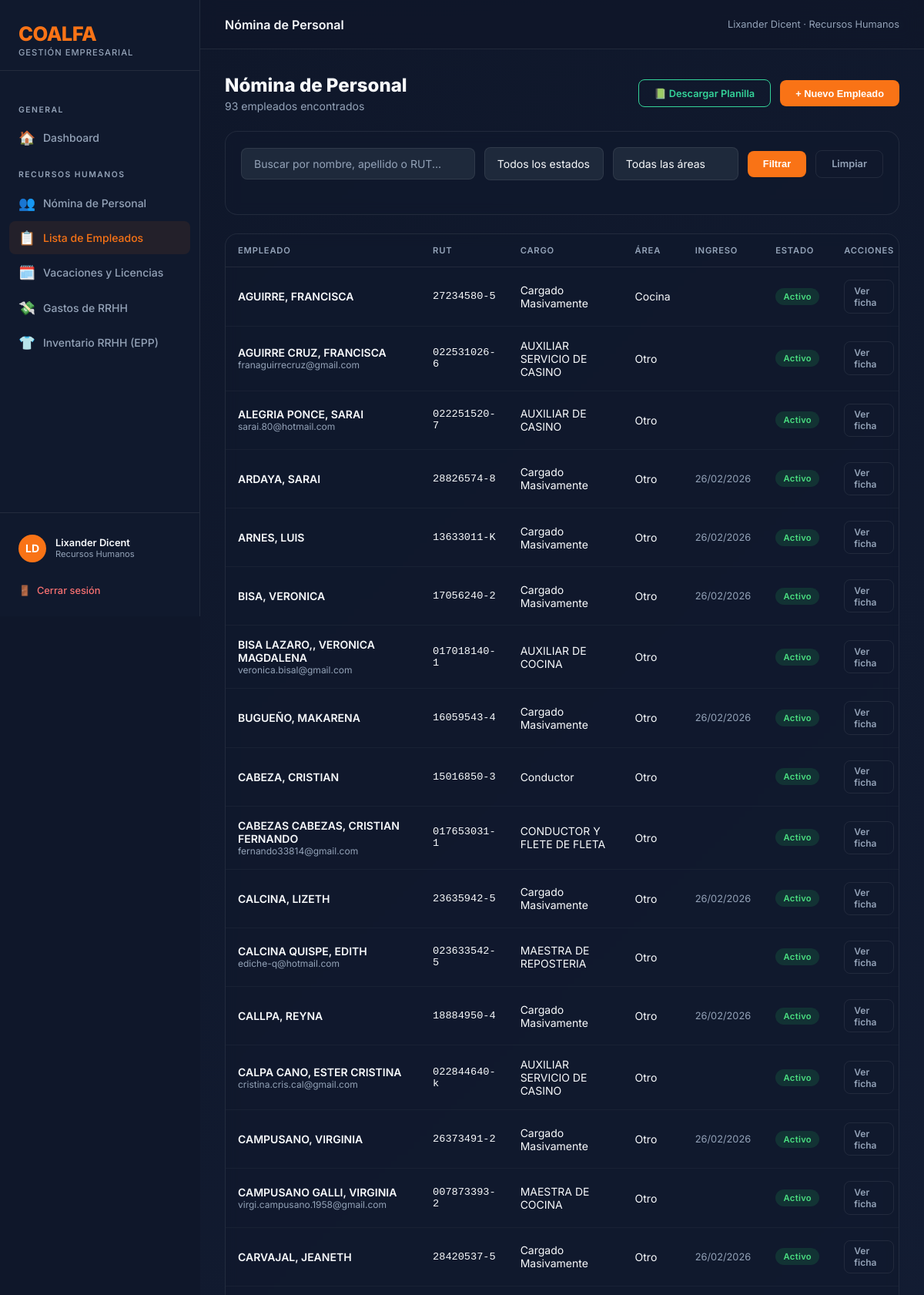
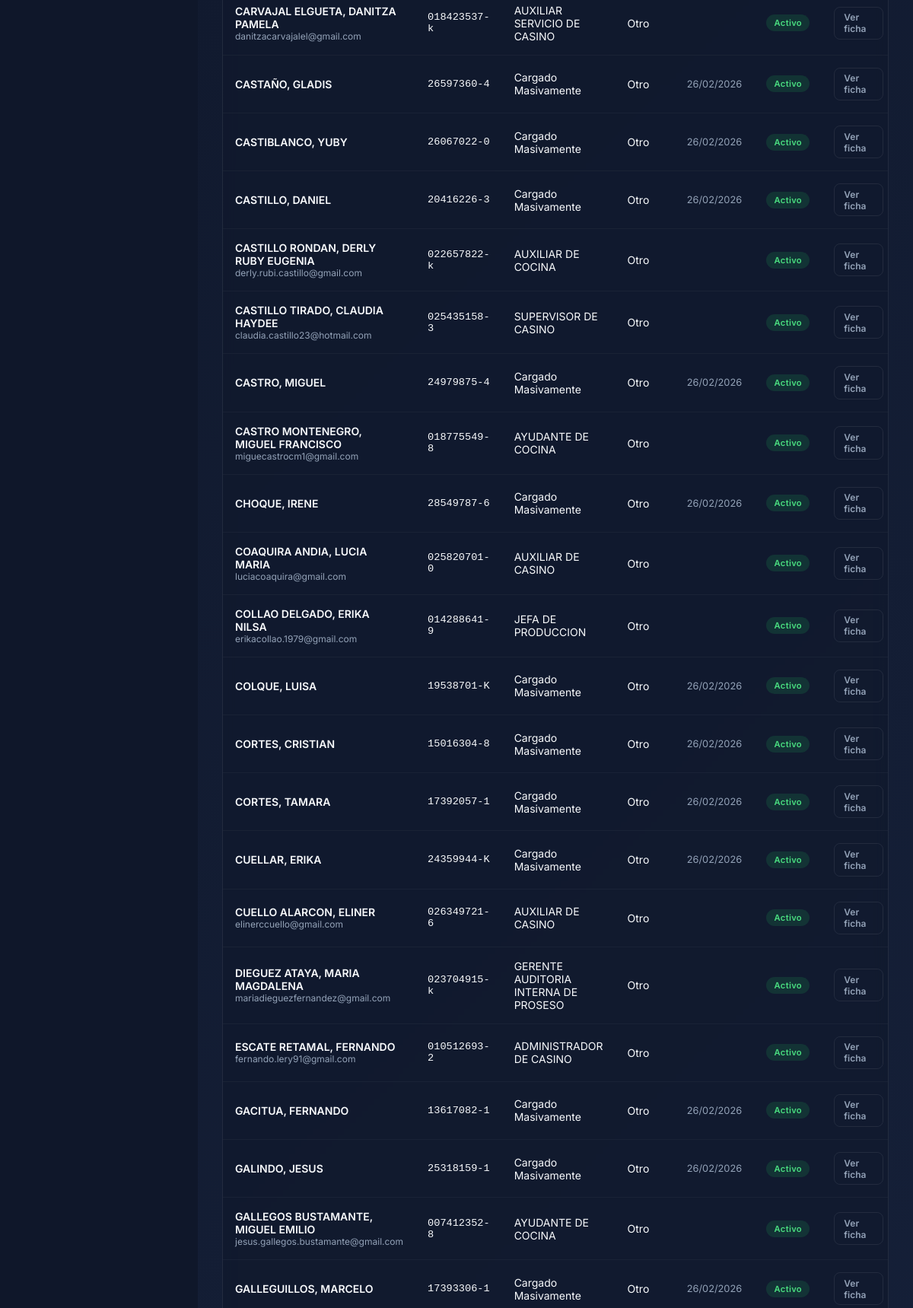
/rrhh/empleados/ (signed in, upper part), run on the app's committed database (2 pictures, top to bottom).
### coalfa/models.py (models this page shows, shortened)
class Usuario(AbstractBaseUser, PermissionsMixin):
    ROL_CHOICES = [
        ("ADMIN", "Administrador"),
        ("RRHH", "Recursos Humanos"),
        ("OPERACIONAL", "Operacional"),
        ("GERENTE", "Gerente"),
    ]
    rut = models.CharField(max_length=12, unique=True, verbose_name="RUT", validators=[rut_validator])
    nombre = models.CharField(max_length=60, verbose_name="Nombre")
    apellido = models.CharField(max_length=60, verbose_name="Apellido")
    rol = models.CharField(max_length=15, choices=ROL_CHOICES, default="RRHH", verbose_name="Rol")
    is_active = models.BooleanField(default=True, verbose_name="Activo")
    is_staff = models.BooleanField(default=False, verbose_name="Es staff")
    solicitud_pendiente = models.BooleanField(default=False, verbose_name="Solicitud pendiente de aprobación")
    date_joined = models.DateTimeField(default=timezone.now, verbose_name="Fecha de registro")
    USERNAME_FIELD = "rut"
    REQUIRED_FIELDS = ["nombre", "apellido"]
    objects = UsuarioManager()
    def get_full_name(self):
        return f"{self.nombre} {self.apellido}"
    class Meta:
        verbose_name = "Usuario"
        verbose_name_plural = "Usuarios"

### rrhh/models.py (models this page shows, shortened)
class Empleado(models.Model):
    ESTADO_CHOICES = [
        ("ACTIVO", "Activo"),
        ("VACACIONES", "En Vacaciones"),
        ("LICENCIA", "Con Licencia"),
        ("FINIQUITADO", "Finiquitado"),
    ]
    AREA_CHOICES = [
        ("BODEGA", "Bodega"),
        ("COCINA", "Cocina"),
        ("REPOSTERIA", "Repostería"),
        ("LINEA", "Línea"),
        ("ADMINISTRACION", "Administración"),
        ("RRHH", "Recursos Humanos"),
        ("OTRO", "Otro"),
    ]
    nombre = models.CharField(max_length=100)
    apellido = models.CharField(max_length=100)
    rut = models.CharField(max_length=12, unique=True, validators=[rut_validator])
    cargo = models.CharField(max_length=100)
    area = models.CharField(max_length=20, choices=AREA_CHOICES, default="OTRO")
    email = models.EmailField(blank=True, null=True)
    telefono = models.CharField(max_length=20, blank=True, null=True)
    estado = models.CharField(max_length=15, choices=ESTADO_CHOICES, default="ACTIVO", db_index=True)
    fecha_ingreso = models.DateField(null=True, blank=True)
    fecha_nacimiento = models.DateField(null=True, blank=True)
    nacionalidad = models.CharField(max_length=50, blank=True)
    direccion = models.CharField(max_length=255, blank=True)
    estado_civil = models.CharField(max_length=20, blank=True)
    fecha_contrato = models.DateField(null=True, blank=True)
    anexo_1 = models.DateField(null=True, blank=True)
    anexo_2 = models.DateField(null=True, blank=True)
    turno = models.CharField(max_length=50, blank=True)
    horario = models.CharField(max_length=100, blank=True)
    emergencia_nombre = models.CharField(max_length=100, blank=True)
    emergencia_telefono = models.CharField(max_length=20, blank=True)
    observaciones = models.TextField(blank=True)
    foto = models.ImageField(upload_to="empleados/fotos/", blank=True, null=True)
    class Meta:
        verbose_name = "Empleado"
        verbose_name_plural = "Empleados"
        ordering = ["apellido", "nombre"]

### rrhh/views.py (the view)
# urls.py: path("empleados/", views.lista_empleados, name="rrhh_lista_empleados"),
@rrhh_required
def lista_empleados(request):
    empleados = Empleado.objects.all()
    estado = request.GET.get("estado", "")
    area = request.GET.get("area", "")
    q = request.GET.get("q", "")
    if estado:
        empleados = empleados.filter(estado=estado)
    if area:
        empleados = empleados.filter(area=area)
    if q:
        empleados = empleados.filter(nombre__icontains=q) | empleados.filter(apellido__icontains=q) | empleados.filter(rut__icontains=q)
    nuevo_form = EmpleadoForm()
    if request.method == "POST" and "crear_empleado" in request.POST:
        nuevo_form = EmpleadoForm(request.POST, request.FILES)
        if nuevo_form.is_valid():
            emp = nuevo_form.save()
            messages.success(request, f"✅ Empleado {emp.nombre} {emp.apellido} registrado correctamente.")
            return redirect("rrhh_lista_empleados")
    context = {
        "empleados": empleados, "estado": estado, "area": area, "q": q,
        "estados": Empleado.ESTADO_CHOICES, "areas": Empleado.AREA_CHOICES,
        "nuevo_form": nuevo_form,
        "show_modal": (request.method == "POST" and "crear_empleado" in request.POST) or (request.GET.get("nuevo") == "1"),
    }
    return render(request, "rrhh/lista_empleados.html", context)

### coalfa/context_processors.py (called while the page is built)
def solicitudes_pendientes(request):
    if request.user.is_authenticated and getattr(request.user, 'rol', None) == 'ADMIN':
        count = Usuario.objects.filter(solicitud_pendiente=True).count()
        return {'solicitudes_count': count}
    return {}

### rrhh/templates/rrhh/lista_empleados.html (shortened to what this page needs)
{% extends 'base.html' %}
{% block topbar_title %}Nómina de Personal{% endblock %}
{% block nav_empleados %}active{% endblock %}
{% block content %}
<div style="display:flex;justify-content:space-between;align-items:center;margin-bottom:1.5rem;flex-wrap:wrap;gap:1rem;">
    <div>
        <h1 class="page-title">Nómina de Personal</h1>
        <p class="page-subtitle" style="margin-bottom:0;">{{ empleados.count }} empleado{{ empleados.count|pluralize:"s" }} encontrado{{ empleados.count|pluralize:"s" }}</p>
    </div>
    <div style="display:flex; gap:0.75rem; align-items:center;">
        <a href="{% url 'rrhh_exportar_excel' %}" class="btn btn-ghost" style="border-color:var(--success); color:var(--success);">📗 Descargar Planilla</a>
        <button onclick="openModal('modalNuevoEmpleado')" class="btn btn-primary">+ Nuevo Empleado</button>
    </div>
</div>
<form method="get" class="card" style="padding:1.25rem;margin-bottom:1.5rem;">
    <div class="filter-bar">
        <input type="text" name="q" value="{{ q }}" placeholder="Buscar por nombre, apellido o RUT..."
            class="form-control search-input">
        <select name="estado" class="form-control" style="width:auto;">
            <option value="">Todos los estados</option>
        </select>
        <select name="area" class="form-control" style="width:auto;">
            <option value="">Todas las áreas</option>
        </select>
        <button type="submit" class="btn btn-primary">Filtrar</button>
        <a href="{% url 'rrhh_lista_empleados' %}" class="btn btn-ghost">Limpiar</a>
    </div>
</form>
<div class="card" style="padding:0;">
    <div class="table-wrap">
        <table>
            <thead>
                <tr>
                    <th>Empleado</th>
                    <th>RUT</th>
                    <th>Cargo</th>
                    <th>Área</th>
                    <th>Ingreso</th>
                    <th>Estado</th>
                    <th>Acciones</th>
                </tr>
            </thead>
            <tbody>
                {% for emp in empleados %}
                <tr>
                    <td>
                        <div style="font-weight:600;">{{ emp.apellido }}, {{ emp.nombre }}</div>
                        {% if emp.email %}<div style="font-size:0.75rem;color:var(--text-muted);">{{ emp.email }}</div>
                        {% endif %}
                    </td>
                    <td style="font-family:monospace;font-size:0.85rem;">{{ emp.rut }}</td>
                    <td>{{ emp.cargo }}</td>
                    <td>{{ emp.get_area_display }}</td>
                    <td style="font-size:0.8rem;color:var(--text-muted);">{{ emp.fecha_ingreso|date:"d/m/Y" }}</td>
                    <td>
                        <span class="badge badge-{{ emp.estado|lower }}">
                            {{ emp.get_estado_display }}
                        </span>
                    </td>
                    <td>
                        <a href="{% url 'rrhh_detalle_empleado' emp.pk %}" class="btn btn-ghost btn-sm">Ver ficha</a>
                    </td>
                </tr>
                {% empty %}
                <tr>
                    <td colspan="7" style="text-align:center;padding:3rem;color:var(--text-muted);">
                        No se encontraron empleados con los filtros aplicados.
                    </td>
                </tr>
                {% endfor %}
            </tbody>
        </table>
    </div>
</div>
{% endblock %}

### templates/base.html (shortened to what this page needs)
<!DOCTYPE html>
<html lang="es">
<head>
    <link rel="stylesheet" href="https://unpkg.com/nprogress@0.2.0/nprogress.css" />
</head>
<body>
    <div class="sidebar">
        <div class="sidebar-brand">
            <div class="logo-text">COALFA</div>
            <div class="logo-sub">Gestión Empresarial</div>
        </div>
        <nav class="sidebar-nav">
            <div class="nav-section-label">General</div>
            <a href="{% url 'dashboard' %}" class="nav-item {% block nav_home %}{% endblock %}">
                <span class="icon">🏠</span> Dashboard
            </a>
            {% if user.rol == 'RRHH' or user.rol == 'ADMIN' %}
            <div class="nav-section-label">Recursos Humanos</div>
            <a href="{% url 'rrhh_dashboard' %}" class="nav-item {% block nav_rrhh %}{% endblock %}">
                <span class="icon">👥</span> Nómina de Personal
            </a>
            <a href="{% url 'rrhh_lista_empleados' %}" class="nav-item {% block nav_empleados %}{% endblock %}">
                <span class="icon">📋</span> Lista de Empleados
            </a>
            <a href="{% url 'rrhh_ausencias' %}" class="nav-item {% block nav_ausencias %}{% endblock %}">
                <span class="icon">🗓️</span> Vacaciones y Licencias
            </a>
            <a href="{% url 'rrhh_gastos' %}" class="nav-item {% block nav_rrhh_gastos %}{% endblock %}">
                <span class="icon">💸</span> Gastos de RRHH
            </a>
            <a href="{% url 'rrhh_inventario' %}" class="nav-item {% block nav_rrhh_inventario %}{% endblock %}">
                <span class="icon">👕</span> Inventario RRHH (EPP)
            </a>
            {% endif %}
        </nav>
        <div class="sidebar-footer">
            <div class="user-info">
                <div class="user-avatar">{{ user.nombre|first }}{{ user.apellido|first }}</div>
                <div>
                    <div class="user-name">{{ user.get_full_name }}</div>
                    <div class="user-role">{{ user.get_rol_display }}</div>
                </div>
            </div>
            <a href="{% url 'logout' %}" class="btn-logout">
                <span>🚪</span> Cerrar sesión
            </a>
        </div>
    </div>
    <div class="main-wrapper">
        <div class="topbar">
            <div class="topbar-title">{% block topbar_title %}Dashboard{% endblock %}</div>
            <div class="topbar-breadcrumb">{{ user.get_full_name }} · {{ user.get_rol_display }}</div>
        </div>
        <div class="page-content">
            {% block content %}{% endblock %}
        </div>
    </div>
</body>
</html>

### data on the page
Usuario: nombre|first "L", apellido|first "D", get_full_name "Lixander Dicent", rol "Recursos Humanos"
Empleado: apellido "AGUIRRE", nombre "FRANCISCA", rut "27234580-5", cargo "Cargado Masivamente", area "Cocina", estado "Activo"
Empleado: apellido "AGUIRRE CRUZ", nombre "FRANCISCA", email "franaguirrecruz@gmail.com", rut "022531026-6", cargo "AUXILIAR SERVICIO DE CASINO", area "Otro", estado "Activo"
Empleado: apellido "ALEGRIA PONCE", nombre "SARAI", email "sarai.80@hotmail.com", rut "022251520-7", cargo "AUXILIAR DE CASINO", area "Otro", estado "Activo"
Empleado: apellido "ARDAYA", nombre "SARAI", rut "28826574-8", cargo "Cargado Masivamente", area "Otro", fecha_ingreso "26/02/2026", estado "Activo"
Empleado: apellido "ARNES", nombre "LUIS", rut "13633011-K", cargo "Cargado Masivamente", area "Otro", fecha_ingreso "26/02/2026", estado "Activo"
Empleado: apellido "BISA", nombre "VERONICA", rut "17056240-2", cargo "Cargado Masivamente", area "Otro", fecha_ingreso "26/02/2026", estado "Activo"
Empleado: apellido "BISA LAZARO,", nombre "VERONICA MAGDALENA", email "veronica.bisal@gmail.com", rut "017018140-1", cargo "AUXILIAR DE COCINA", area "Otro", estado "Activo"
Empleado: apellido "BUGUEÑO", nombre "MAKARENA", rut "16059543-4", cargo "Cargado Masivamente", area "Otro", fecha_ingreso "26/02/2026", estado "Activo"
Empleado: apellido "CABEZA", nombre "CRISTIAN", rut "15016850-3", cargo "Conductor", area "Otro", estado "Activo"
Empleado: apellido "CABEZAS CABEZAS", nombre "CRISTIAN FERNANDO", email "fernando33814@gmail.com", rut "017653031-1", cargo "CONDUCTOR Y FLETE DE FLETA", area "Otro", estado "Activo"
Empleado: apellido "CALCINA", nombre "LIZETH", rut "23635942-5", cargo "Cargado Masivamente", area "Otro", fecha_ingreso "26/02/2026", estado "Activo"
Empleado: apellido "CALCINA QUISPE", nombre "EDITH", email "ediche-q@hotmail.com", rut "023633542-5", cargo "MAESTRA DE REPOSTERIA", area "Otro", estado "Activo"
Empleado: apellido "CALLPA", nombre "REYNA", rut "18884950-4", cargo "Cargado Masivamente", area "Otro", fecha_ingreso "26/02/2026", estado "Activo"
Empleado: apellido "CALPA CANO", nombre "ESTER CRISTINA", email "cristina.cris.cal@gmail.com", rut "022844640-k", cargo "AUXILIAR SERVICIO DE CASINO", area "Otro", estado "Activo"
Empleado: apellido "CAMPUSANO", nombre "VIRGINIA", rut "26373491-2", cargo "Cargado Masivamente", area "Otro", fecha_ingreso "26/02/2026", estado "Activo"
Empleado: apellido "CAMPUSANO GALLI", nombre "VIRGINIA", email "virgi.campusano.1958@gmail.com", rut "007873393-2", cargo "MAESTRA DE COCINA", area "Otro", estado "Activo"
Empleado: apellido "CARVAJAL", nombre "JEANETH", rut "28420537-5", cargo "Cargado Masivamente", area "Otro", fecha_ingreso "26/02/2026", estado "Activo"
Empleado: apellido "CARVAJAL ELGUETA", nombre "DANITZA PAMELA", email "danitzacarvajalel@gmail.com", rut "018423537-k", cargo "AUXILIAR SERVICIO DE CASINO", area "Otro", estado "Activo"
Empleado: apellido "CASTAÑO", nombre "GLADIS", rut "26597360-4", cargo "Cargado Masivamente", area "Otro", fecha_ingreso "26/02/2026", estado "Activo"
Empleado: apellido "CASTIBLANCO", nombre "YUBY", rut "26067022-0", cargo "Cargado Masivamente", area "Otro", fecha_ingreso "26/02/2026", estado "Activo"
Empleado: apellido "CASTILLO", nombre "DANIEL", rut "20416226-3", cargo "Cargado Masivamente", area "Otro", fecha_ingreso "26/02/2026", estado "Activo"
Empleado: apellido "CASTILLO RONDAN", nombre "DERLY RUBY EUGENIA", email "derly.rubi.castillo@gmail.com", rut "022657822-k", cargo "AUXILIAR DE COCINA", area "Otro", estado "Activo"
Empleado: apellido "CASTILLO TIRADO", nombre "CLAUDIA HAYDEE", email "claudia.castillo23@hotmail.com", rut "025435158-3", cargo "SUPERVISOR DE CASINO", area "Otro", estado "Activo"
Empleado: apellido "CASTRO", nombre "MIGUEL", rut "24979875-4", cargo "Cargado Masivamente", area "Otro", fecha_ingreso "26/02/2026", estado "Activo"
Empleado: apellido "CASTRO MONTENEGRO", nombre "MIGUEL FRANCISCO", email "miguecastrocm1@gmail.com", rut "018775549-8", cargo "AYUDANTE DE COCINA", area "Otro", estado "Activo"
Empleado: apellido "CHOQUE", nombre "IRENE", rut "28549787-6", cargo "Cargado Masivamente", area "Otro", fecha_ingreso "26/02/2026", estado "Activo"
Empleado: apellido "COAQUIRA ANDIA", nombre "LUCIA MARIA", email "luciacoaquira@gmail.com", rut "025820701-0", cargo "AUXILIAR DE CASINO", area "Otro", estado "Activo"
Empleado: apellido "COLLAO DELGADO", nombre "ERIKA NILSA", email "erikacollao.1979@gmail.com", rut "014288641-9", cargo "JEFA DE PRODUCCION", area "Otro", estado "Activo"
Empleado: apellido "COLQUE", nombre "LUISA", rut "19538701-K", cargo "Cargado Masivamente", area "Otro", fecha_ingreso "26/02/2026", estado "Activo"
Empleado: apellido "CORTES", nombre "CRISTIAN", rut "15016304-8", cargo "Cargado Masivamente", area "Otro", fecha_ingreso "26/02/2026", estado "Activo"
Empleado: apellido "CORTES", nombre "TAMARA", rut "17392057-1", cargo "Cargado Masivamente", area "Otro", fecha_ingreso "26/02/2026", estado "Activo"
Empleado: apellido "CUELLAR", nombre "ERIKA", rut "24359944-K", cargo "Cargado Masivamente", area "Otro", fecha_ingreso "26/02/2026", estado "Activo"
Empleado: apellido "CUELLO ALARCON", nombre "ELINER", email "elinerccuello@gmail.com", rut "026349721-6", cargo "AUXILIAR DE CASINO", area "Otro", estado "Activo"
Empleado: apellido "DIEGUEZ ATAYA", nombre "MARIA MAGDALENA", email "mariadieguezfernandez@gmail.com", rut "023704915-k", cargo "GERENTE AUDITORIA INTERNA DE PROSESO", area "Otro", estado "Activo"
Empleado: apellido "ESCATE RETAMAL", nombre "FERNANDO", email "fernando.lery91@gmail.com", rut "010512693-2", cargo "ADMINISTRADOR DE CASINO", area "Otro", estado "Activo"
Empleado: apellido "GACITUA", nombre "FERNANDO", rut "13617082-1", cargo "Cargado Masivamente", area "Otro", fecha_ingreso "26/02/2026", estado "Activo"
Empleado: apellido "GALINDO", nombre "JESUS", rut "25318159-1", cargo "Cargado Masivamente", area "Otro", fecha_ingreso "26/02/2026", estado "Activo"
Empleado: apellido "GALLEGOS BUSTAMANTE", nombre "MIGUEL EMILIO", email "jesus.gallegos.bustamante@gmail.com", rut "007412352-8", cargo "AYUDANTE DE COCINA", area "Otro", estado "Activo"
Empleado: apellido "GALLEGUILLOS", nombre "MARCELO", rut "17393306-1", cargo "Cargado Masivamente", area "Otro", fecha_ingreso "26/02/2026", estado "Activo"

### other printed values
{{ empleados.count }} "93"
